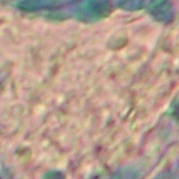
#> input picture project-2/preprocessed_dataset/H5/H5-130.jpg, 179 x 179 px; its folder holds 4 pictures in this run
$ jupyter execute T1.ipynb
#> lines starting #> are read from the running program, lines starting #| are printed output that depends on the picture
[cell 1]
import os
import PIL
import matplotlib.pyplot as plt
import numpy as np
import cv2
import time
import glob

[cell 2]
H5 = '/media/f4h1m/Dell External/CSE3200/Binary_classification/project-2/preprocessed_dataset/H5'
H6 = '/media/f4h1m/Dell External/CSE3200/Binary_classification/project-2/preprocessed_dataset/H6'


files_H5 = glob.glob(H5+ '/*.jpg')
files_H6 = glob.glob(H6+ '/*.jpg')

[cell 3]
X_data = []
y_labels = []


for file in files_H5:
    image = cv2.imread(file)
#> image is the input picture: shape (179, 179, 3); mean B, G, R 142.9, 158.7, 181.9
    X_data.append(image)
    y_labels.append(0)

for file in files_H6:
    image = cv2.imread(file)
    X_data.append(image)
    y_labels.append(1)

[cell 4]
X_sets = np.array(X_data)
m = X_sets.shape[0] #no of samples
#> m = 4
features_array = X_sets.reshape(X_sets.shape[0], -1).T # The rows represent the features, column represent the amount of samples

y_labels = np.array(y_labels) #making it into a NumPy Array
y =  y_labels.reshape(1,-1) # Remember that your output must be size (1,m)
x  = features_array/255.0 #Normalise


# Randomly shuffling the datasets (Just in case it was set up in an orderly fashioned):
# which in our case it is set up into two organised datasets so shuffling is a MUST

permutation = list(np.random.permutation(m))
#> permutation = [2, 3, 1, 0]
shuffled_X = x[:, permutation]
shuffled_Y = y[:, permutation]

# Now split X and Y to training and test sets:

# ~Percent % for training, ~Percent % for testing . (I am thinking it is too small to include dev sets)

percent = 0.85  # Tune this to how much percent of training and test samples do you want.

train_x =  shuffled_X[:,0:int(percent*m)]
train_y =  shuffled_Y[:,0:int(percent*m)]

test_x  = shuffled_X[:,int(percent*m):]
test_y  = shuffled_Y[:,int(percent*m):]

print('Dataset is ready')

[cell 5]
def initialise_parameters(layer_dims): # initialising forward propagation values
    # Takes in the dimensions required for your neutral network (Layer Dimension)
    # layers_dims = ( size of features (n_x),  size of hidden layer 1 (n_h1),...(size of other n_h)...., size of output (n_y))

    parameters = {} # Dictionary Type, easy access for variable name using key
    L = len(layer_dims) # Number of layers wanted from neural network

    for i in range(1,L): #Note: Range does not take upper bound number (which is what we want as input layer is not part of the hidden layer)
        # Number of hidden layers = Number of weight and bias matrix needed


        parameters["W" + str(i)] =  np.random.randn(layers_dims[i], layers_dims[i-1]) * (np.sqrt(2 / layers_dims[i-1] ))   # Weight Matrix
        parameters["B" + str(i)] =  np.zeros((layers_dims[i], 1))  # Bias Matrix (size: 1 column)


    return  parameters   # Returning parameters needed for forward propagation

def initialise_past(parameters):

    L = len(parameters) // 2 # Number of hidden layers wanted from neural network
    past = {} #initialising dictionary

    for i in range(1,L+1):

     past["dW" + str(i)] = parameters["W" + str(i)] * 0.0 #same dimensions
     past["dB" + str(i)] = parameters["B" + str(i)] * 0.0 #same dimensions

    return past

# Forward Propagation: (For now just do sigmoid for all)..........................

def sigmoid(x):  # Sigmoid Function
  return  1 / (1 + np.exp(-x))


def forward_activation(A_prev, W , b , activation):

    Z = np.dot(W,A_prev) + b  # Z: Value to put into function (sigmoid/ReLu) to get next activation unit
    linear_cache = (A_prev,W,b) # Cache for backward propagation
    # A: Activation Unit, W: Weight, b: bias

    if activation == "sigmoid":
       A = sigmoid(Z) # next activation unit
       activation_cache  = Z

    elif activation == "relu":
        A = np.maximum(0,Z) # Activation through relu
        activation_cache = Z

    assert(Z.shape == (W.shape[0], A_prev.shape[1]))

    cache = (linear_cache, activation_cache)

    assert (A.shape == (W.shape[0], A_prev.shape[1]))

    return A,cache


def forward_propagate(X, parameters):

    caches = [] #Initialise empty cache (to append later on)
    A = X # initial Activation unit is the input features
    L = len(parameters) // 2 # Getting the length of hidden layer (Note: it is floor-ed cause indexes cannot take in float)

    for i in range(1,L): #remember the last weight is not included
        A_prev  =  A #Current Activation Unit value that was calculated (Starting with inputs)
        A,cache =  forward_activation(A_prev, parameters["W"+str(i)] , parameters["B"+str(i)] , "relu")
        caches.append(cache)

    #For last activation: use sigmoid

    A_Last,cache =  forward_activation(A, parameters["W"+str(L)] , parameters["B"+str(L)] , "sigmoid") #calculating last activation unit
    caches.append(cache)


    return A_Last, caches

#...............................................................................


#Computing Cost
def compute_regularised_cost(A_Last, Y,caches,lambd): # A_Last: Last activation unit (prediction) , Y: Data Output

     m  = Y.shape[1]  # Number of training samples ( Make sure output is size(1,Samples) )
     L = len(caches)  # Length of hidden layers
     total = 0 # will be broadcasted by weights

     for i in range(L):

        linear_cache, _ = caches[i]# from forward propagation
        _ , W, _ = linear_cache

        summing = np.sum(W**2)
        total  = total + summing

     cost = -(1/m) * ( np.dot(Y, np.log(A_Last).T)  +  np.dot( (1-Y), np.log(1-A_Last).T) ) # Using logarithmic cost function

     cost = np.squeeze(cost) # ensure cost array of size (1,1) to become just a singular number
     # Squeeze is important as array multiplication in python always gives back an array

     reg_cost = (lambd/(2*m)) * total
     regularised_cost = cost + reg_cost

     return regularised_cost


# Backward Propagation:........................................................

def backward_linear(dZ , cache ,lambd):

    A_prev, W, b = cache # From forward propogation
    m = A_prev.shape[1] # Column of input features/activation units =  number of samples

    # Backprop Gradient formula
    dW = 1./m * np.dot(dZ,A_prev.T) + ((lambd/m) * W)
    db = 1./m *  np.sum(dZ, axis = 1, keepdims =True)
    dA_prev = np.dot(W.T,dZ)

    assert (dA_prev.shape == A_prev.shape)
    assert (dW.shape == W.shape)
    assert (db.shape == b.shape)

    return dA_prev, dW, db

def backward_activation(dA , cache , activation , lambd):

    linear_cache, activation_cache = cache


    if activation == "relu":

        Z = activation_cache

        dZ = np.array(dA, copy=True) # check what does copy do in numpy array. ( Conversion to correct object)
        #dA is the derivative of dZ when above 0, think of y = x, dA/dZ  = 1
        dZ[Z <= 0] = 0   #Logical index, when Z <= 0 , dZ will be = 0


        dA_prev, dW, db = backward_linear(dZ, linear_cache,lambd) # getting the gradient for linear calculations


    elif activation == "sigmoid":

        Z = activation_cache

        dZ =  dA  * sigmoid(Z)  * ( 1-sigmoid(Z) )  # Derivative for Sigmoid activation function (dZ)
        dA_prev, dW, db = backward_linear(dZ, linear_cache,lambd) # getting the gradient for linear calculations


    return dA_prev, dW, db


def backward_propagate(A_Last,Y,caches,lambd):

    gradients = {}
    L = len(caches) # Number of hidden layer
    Y = Y.reshape(A_Last.shape)  #Make sure outputs follows the same shape as the last activation unit

    # Backward propogate the output first (initialising) :

    dA_Last = -(np.divide(Y, A_Last) - np.divide(1 - Y, 1 - A_Last)) # Derivative derived from Cost Function
    current_cache = caches[L-1] # the last variable in the cache
    gradients["dA"+str(L-1)] , gradients["dW" + str(L)], gradients["dB" + str(L)] = backward_activation(dA_Last,current_cache,'sigmoid',lambd)

    for i in reversed(range(L-1)): #Going from the back of the range (from second last to 0), remember that the last one is already done (a step above)

        current_cache = caches[i]
        dA_prev_temp, dW_temp, db_temp =  backward_activation(gradients["dA" + str(i+1)],current_cache,'relu',lambd)
        gradients["dA" + str(i)] = dA_prev_temp
        gradients["dW" + str(i + 1)] = dW_temp
        gradients["dB" + str(i + 1)] = db_temp

    return gradients

# Gradient Descent...........................................................

def gradient_descent_momentum(parameters , gradients, learning_rate , beta , past):

    L = len(parameters) // 2   #number of hidden layers

    for i in range(L):

        # Idea for momentum is to have gradient descending with less oscillations.
        # By storing using moving averages, the gradient value will react with some lag.

         past["dW" + str(i+1)] = beta*past["dW" + str(i+1)] + ((1-beta) * gradients["dW"+str(i+1)])
         past["dB" + str(i+1)]=  beta*past["dB" + str(i+1)] + ((1-beta) * gradients["dB"+str(i+1)])


         parameters["W" + str(i+1)] =  parameters["W" + str(i+1)]  -  learning_rate * past["dW" + str(i+1)]
         parameters["B" + str(i+1)] =  parameters["B" + str(i+1)]  -  learning_rate * past["dB" + str(i+1)]

    return parameters

# Separating data into batches for mini-batch gradient descent................

def batching(X, Y, mini_batch_size):


    m = X.shape[1]     # number of training examples
    mini_batches = []  # Initialisation(List is used, need to append)

   #Randomly shuffling the datasets (Just in case it was set up in an orderly fashioned)
    permutation = list(np.random.permutation(m))
    shuffled_X = X[:, permutation]
    shuffled_Y = Y[:, permutation] #.reshape((1,m))


    num_of_minibatches = int(m/mini_batch_size) # number of mini batches for the whole training samples (floored by casting)


    for i in range(num_of_minibatches):

        mini_batch_X = shuffled_X[:, i*mini_batch_size : (i+1)*mini_batch_size ]
        mini_batch_Y = shuffled_Y[:, i*mini_batch_size : (i+1)*mini_batch_size ]

        mini_batch = (mini_batch_X, mini_batch_Y)
        mini_batches.append(mini_batch)

    # For the last batch only if there is an extra batch that was left out after sectioning:

    if m % mini_batch_size != 0: # if there is an extra last batch:


        mini_batch_X = X[:, num_of_minibatches*mini_batch_size :  ] # the last batch till the end
        mini_batch_Y = Y[:, num_of_minibatches*mini_batch_size :  ]

        mini_batch = (mini_batch_X, mini_batch_Y)
        mini_batches.append(mini_batch)

    return mini_batches


# The Neural Network model:..........................................

def NN_model(X,Y, layers_dims, learning_rate ,beta, lambd, epochs , minibatch_size):

    costs = [] # keeping track of cost (plot later or print to confirm that error is decreasing)

    parameters = initialise_parameters(layers_dims) # get all the parameters necessary according to the wanted NN layers.
    past = initialise_past(parameters)  # past values of gradient


    for epoch in range(epochs): # Epochs = number of times it goes through the whole training samples

        # Per Epoch (one whole training sample), it iterate through a few mini-batches for the whole training samples:

        mini_batches = batching( X, Y, minibatch_size)  # Separate training samples to mini-batches
        # batching returns all of the mini-batches of the entire training sample
        # Mini-batches are in a list

        for batch in mini_batches:

            ( batch_x,  batch_y)  =  batch  # Mini-batches of the samples:

            A_Last, caches =  forward_propagate(batch_x, parameters) #Forward Propagation

            cost = compute_regularised_cost(A_Last, batch_y , caches,lambd ) # Computation of Cost (log function)

            gradients = backward_propagate(A_Last, batch_y , caches , lambd) #Backward Propagation

            parameters = gradient_descent_momentum(parameters , gradients, learning_rate , beta , past)  #Gradient Descent

        if  epoch % 50 == 0:
            print ("Cost after epoch %i: %f" %(epoch, cost))
            costs.append(cost)

    plt.plot(np.squeeze(costs))
    plt.ylabel('cost')
    plt.xlabel('Epoch (per fifty)')
    plt.title("Learning rate =" + str(learning_rate))
    plt.show()

    return parameters # Weight and Bias Matrix that best fits the training data.

# Prediction based off the weight and bias that has been calculated:....................
def predict(X, parameters): # Predicting based off NN predictions

     m =  X.shape[1]  # size of sample
     prediction = np.zeros((1,m)) # because the output matrix is size (1,number of samples)

     # Forward Propagate the Updated Parameters

     A_Last , caches = forward_propagate(X, parameters)  #A_Last is the prediction

     for i in range(0,m):
         if A_Last[0,i] > 0.5: # using sigmoid, if probability above 0.5 == positive
             prediction[0,i] = 1
         else:
             prediction[0,i] = 0

     return prediction


'''   ......................................

 How to use the neutral network algorithm:

 Step 1. Set up input data (X) to be size - (number of features, number of samples)
 Step 2. Set up output data (Y) to be size - (1,number of samples) as NN returns output of size (1 , number of samples)
 Step 3. Set up the size and number of neutral network layers that you want to test with.
         layers_dims = ( size of features (n_x),  size of hidden layer 1 (n_h1),...(size of other n_h)...., size of output (n_y))
 Step 4. Use the NN function. NN_model(X,Y, layers_dims, learning_rate , iterations )
        - Cost function will be plotted. Use it to make sure cost is reaching steady-state.
        - Tune Learning rate accordingly
 Step 5. Use the predict function. Accuracy of prediction will be computed.
       - predict(train_x, train_y, parameters). Updated parameters comes from NN_model
       - Use on Training Data first. ( Ensure it is of high accuracy to begin with)
       - Proceed with Testing Data.
       - Accuracy of testing data is usually pretty low with this NN. We can definitely improve it!
       - Stay tune for updates!

'''


# Conversion of image to data: COMPLETE................................................................

# MAIN:........................................................................

features_size = train_x.shape[0] # size of inputs (features)
#> features_size = 96123

layers_dims = (features_size,16, 1) # Layer model that you want.
#> layers_dims = (96123, 16, 1)

start = time.time() # Timing how long it takes to train

parameters =  NN_model(train_x,train_y, layers_dims, learning_rate = 0.0090, beta = 0.90, lambd = 6.3 ,  epochs = 450 , minibatch_size = 64 )
#> in NN_model, `plt.show()`:
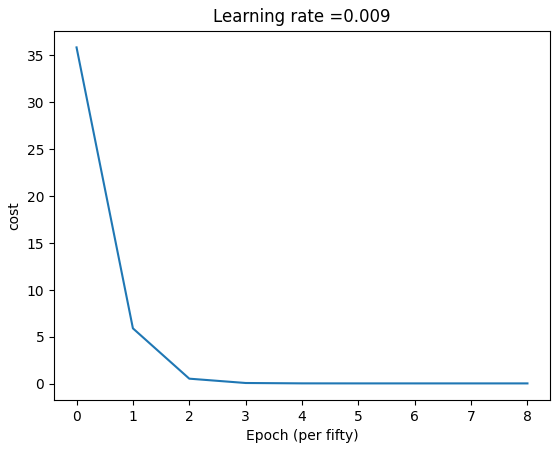
#> figure drawn by matplotlib, 1 panel

end = time.time()

process_time =  end-start

print('Process Time:' + str(process_time) + " " + 'seconds')


# Check Accuracy for training sets: .....

predict_train = predict(train_x,parameters) # Get predictions for training sets

sample_train = predict_train.shape[1]
accuracy_train = np.sum((predict_train == train_y)/sample_train)
print("Accuracy of training sets: "  + str(accuracy_train) )

# Check Accuracy for testing sets: ....

predict_test = predict(test_x,parameters) # Get predictions for testing sets

sample_test = predict_test.shape[1]
accuracy_test = np.sum((predict_test == test_y)/sample_test)
print("Accuracy of testing sets: "  + str(accuracy_test) )
